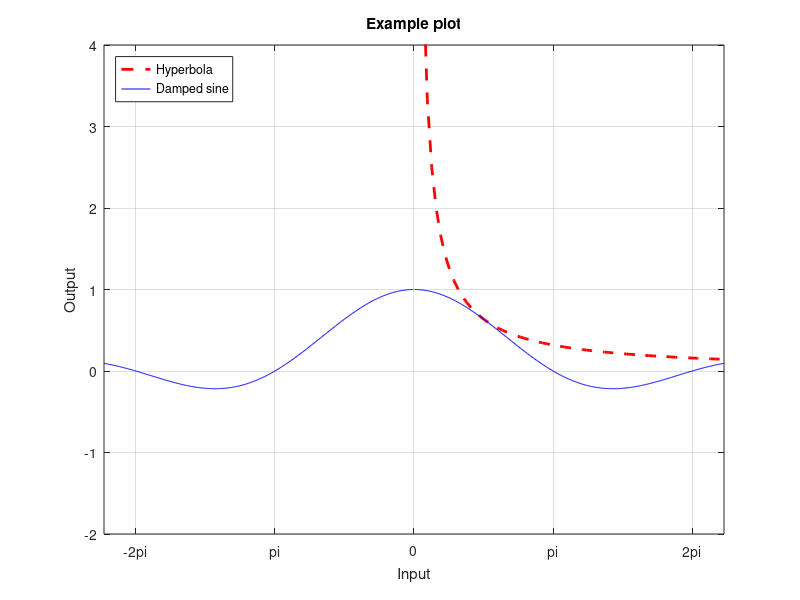

Write the MATLAB code that produced this figure.
figure                          % create a new figure
x = 0.1:0.1:7;
plot(x, 1./x, 'r--', 'linewidth', 2); % set line color, line style and
                                      % line width
hold on                         % add the next plot in the same figure (axes)

% With fplot we only have to specify the function and the range instead of
% the x-y vectors.
fplot(@(x) sin(x)./x, [-7 7], 'b');

grid on                         % add x- and y- grid lines
axis([-7 7 -2 4]);              % change visible axis

% Change the default location and labels of the x-axis.
set(gca, 'xtick', pi*(-2:2));
set(gca, 'xticklabel', {'-2pi', 'pi', '0', 'pi', '2pi'});

% Add some labels
title('Example plot');
xlabel('Input');
ylabel('Output');
legend('Hyperbola', 'Damped sine', ...
       'Location', 'NorthWest'); % force the location of the legend
